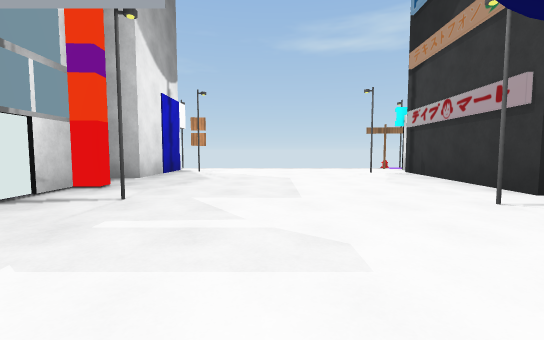
[1] (above)

23 first-person views from a walk through a Unity game level. The camera is 1.2 m above the floor, tilts 4° down and sees 90° across. The floor is counted in squares, 2 m on a side. Each view is taken from the middle of a square. On the plan, view 1 faces up. The plan holds only what a view shows up to about 9 squares ahead; the rest is blank. The place goes on beyond the plan. The player character is not drawn. Some animated figures are not drawn. Some surface patterns are stand-ins.

[2]
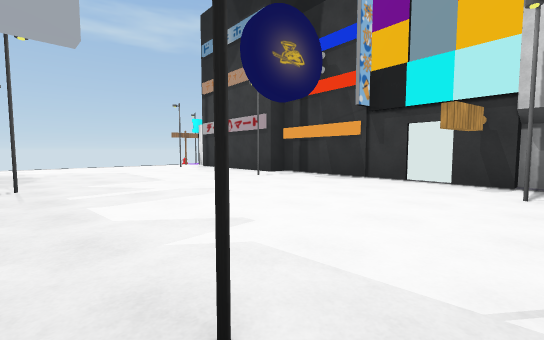

[3]
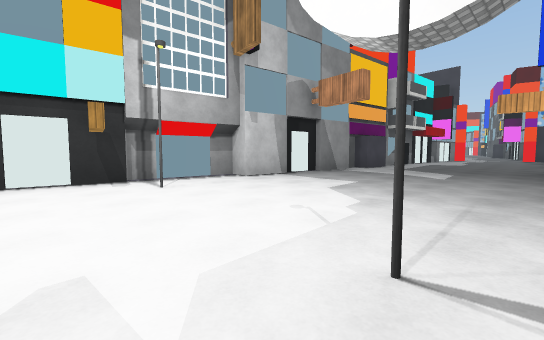

[4]
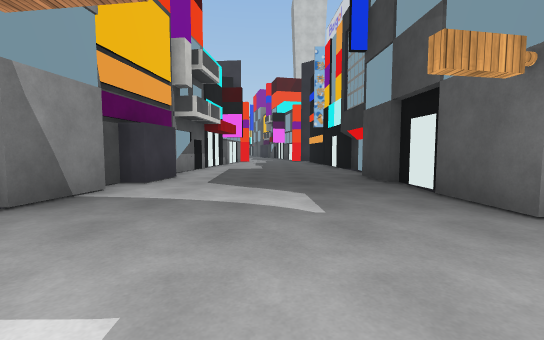

[5]
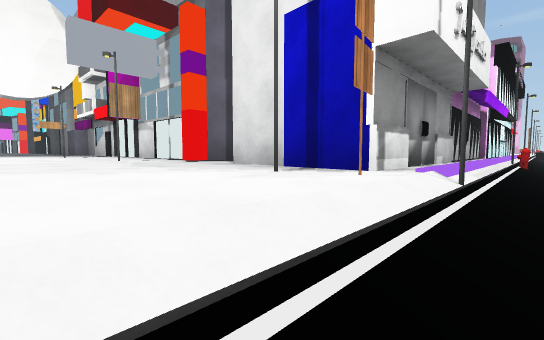

[6]
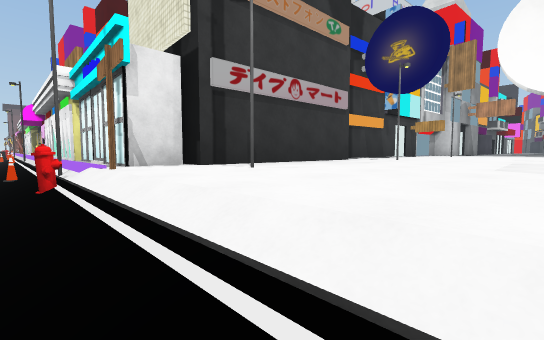

[7]
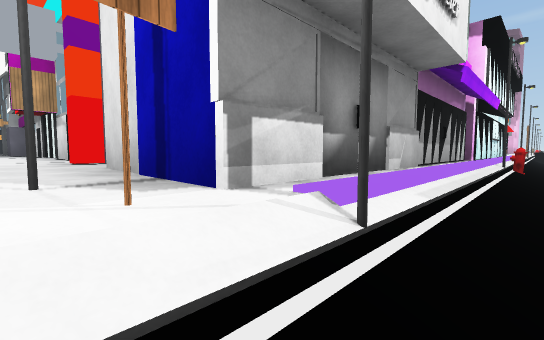

[8]
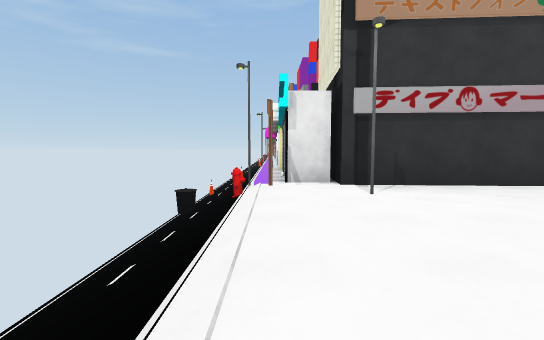

[9]
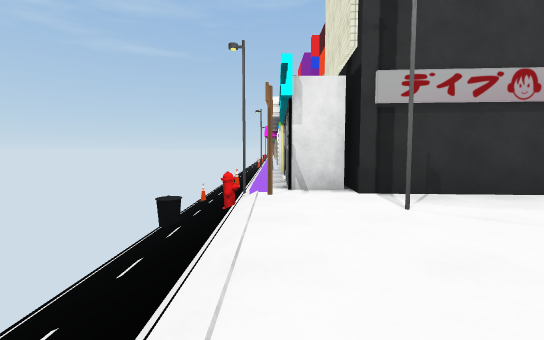

[10]
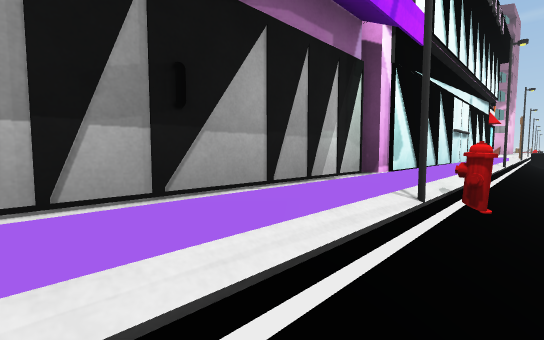

[11]
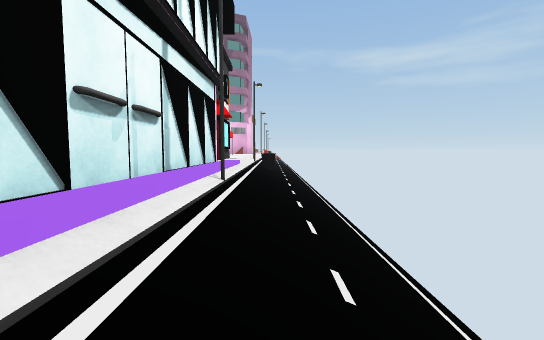

[12]
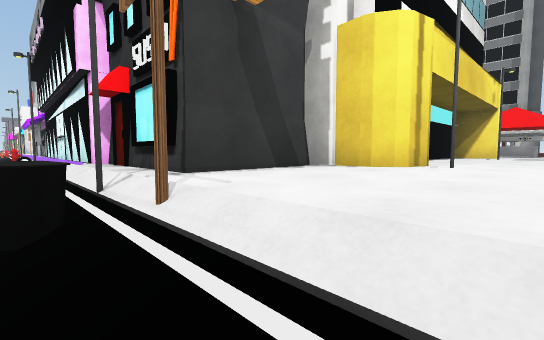

[13]
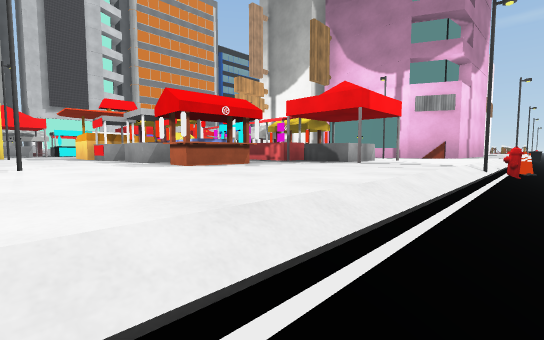

[14]
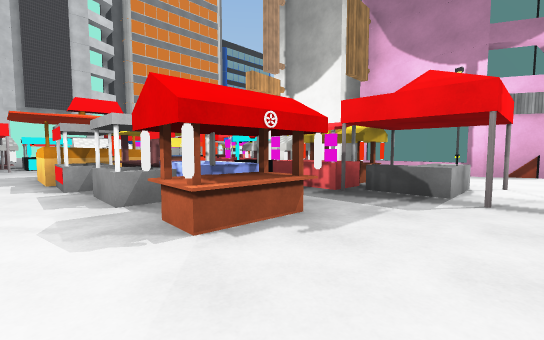

[15]
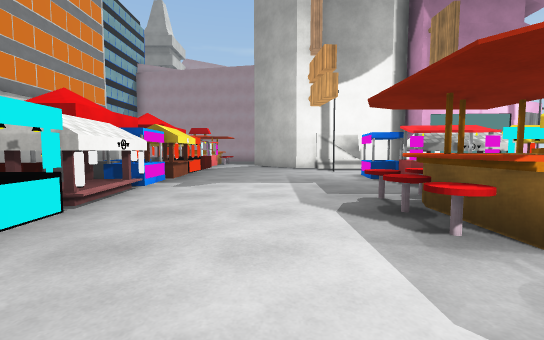

[16]
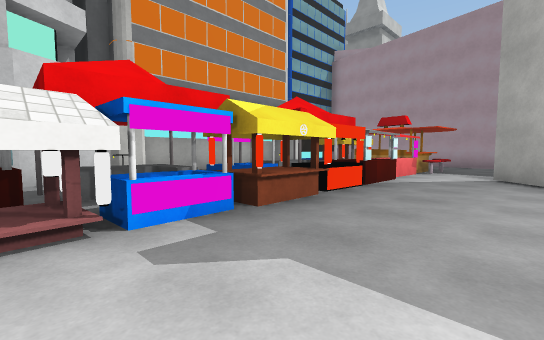

[17]
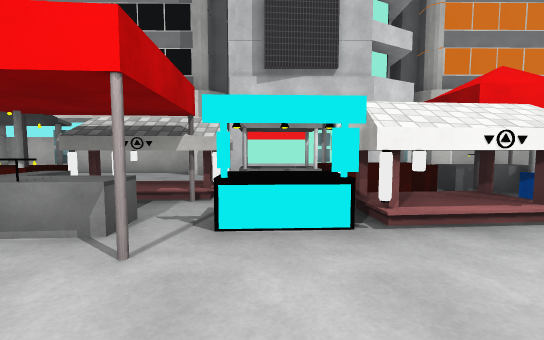

[18]
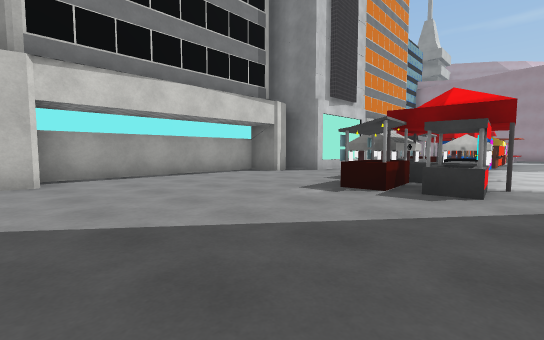

[19]
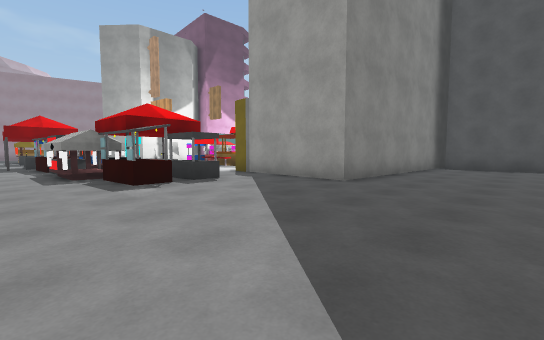

[20]
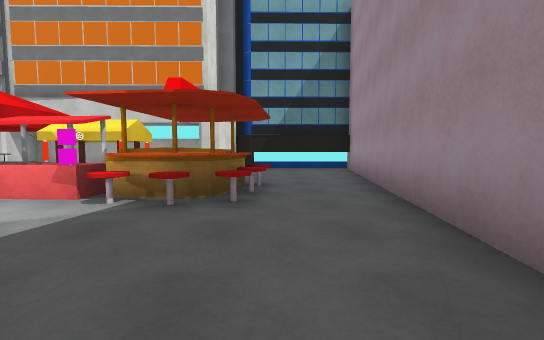

[21]
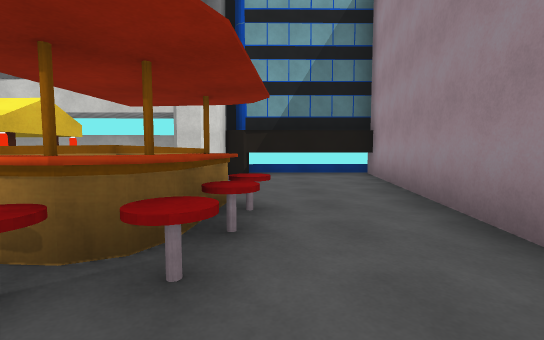

[22]
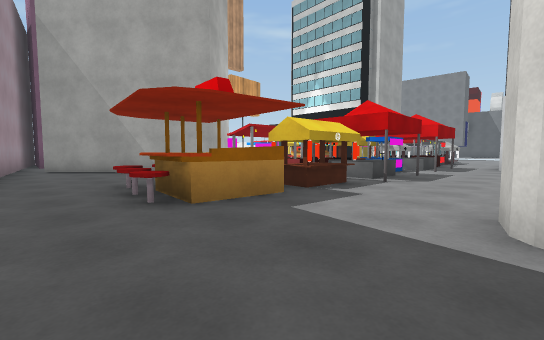

[23]
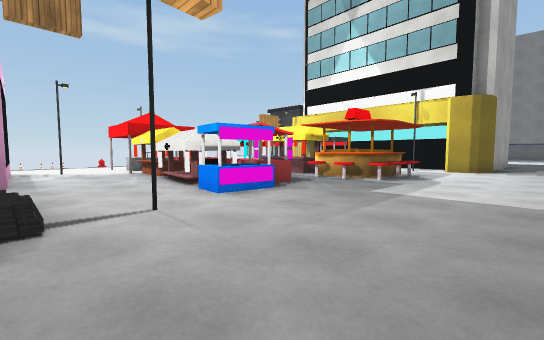

### Floor plan
Key: @ floor where view 1 was taken; # wall or solid block; . main floor; - floor 0.75 m lower than the main floor; / step, stairs or slope; S sign; B building; H hydrant; C cone; I bin; O other object.
Columns run from 38 left of view 1 to 9 right of it. Each row starts with its distance up from view 1.
 11                   ////////             ////I/O//
 10       //-OOH//////I/////////H/////////////H//C//
  9       O.....O....SO...##O####O.....OS.....SOO..#
  8       ##...........O        ########O....O##  ##
  7        ##O.OO......#              ##......#
  6         #..OO.OO.O##              ##......#
  5         #..OO.OO..   ####         #.......#
  4         #..OO OO..   #...         ##......B
  3         ...OO OO..   #...          #O....O#
  2   ###   B..OOOOO..#  #...          #......#
  1   #.##  BOOO.OOO.O#  #...          #......#
  0    ..#  .......O.##  #...          #..@...#
 -1  #....##..........####...          #O.....#
 -2  #.......................          #....O.#
 -3  #..OO....OO.OOOOOOO.....           ......#
 -4  #.OOOOOOOOOOOOOOOOO.....           .....##
 -5  #.OOOOOOOOOOOOOOO.......           .....#
 -6 ##.......................          #.....#
 -7 #............####.......           #.....#
 -8 #....#..   ###  ##.....#           #.....#
 -9 ############     #######           #.....#
-10                                    #.....#
-11                                    #.....#
-12                                    #.....#
-13                                    #.....#

Positions as (right, up) in squares from view 1, and headings:
1: (0, 0), facing up
2: (-2, -2), facing up-right
3: (-2, 0), facing down-right
4: (0, -4), facing down
5: (0, 10), facing down-left
6: (0, 10), facing down-right
7: (-2, 10), facing down-left
8: (-1, 9), facing right
9: (0, 9), facing right
10: (-7, 10), facing down-left
11: (-11, 10), facing left
12: (-22, 10), facing down-right
13: (-21, 10), facing down-left
14: (-22, 8), facing down-left
15: (-21, -1), facing left
16: (-25, -1), facing down-left
17: (-23, -1), facing down
18: (-15, -2), facing down-left
19: (-14, -6), facing up-left
20: (-35, 0), facing down
21: (-35, -2), facing down
22: (-36, -8), facing up-right
23: (-30, -2), facing up-right
